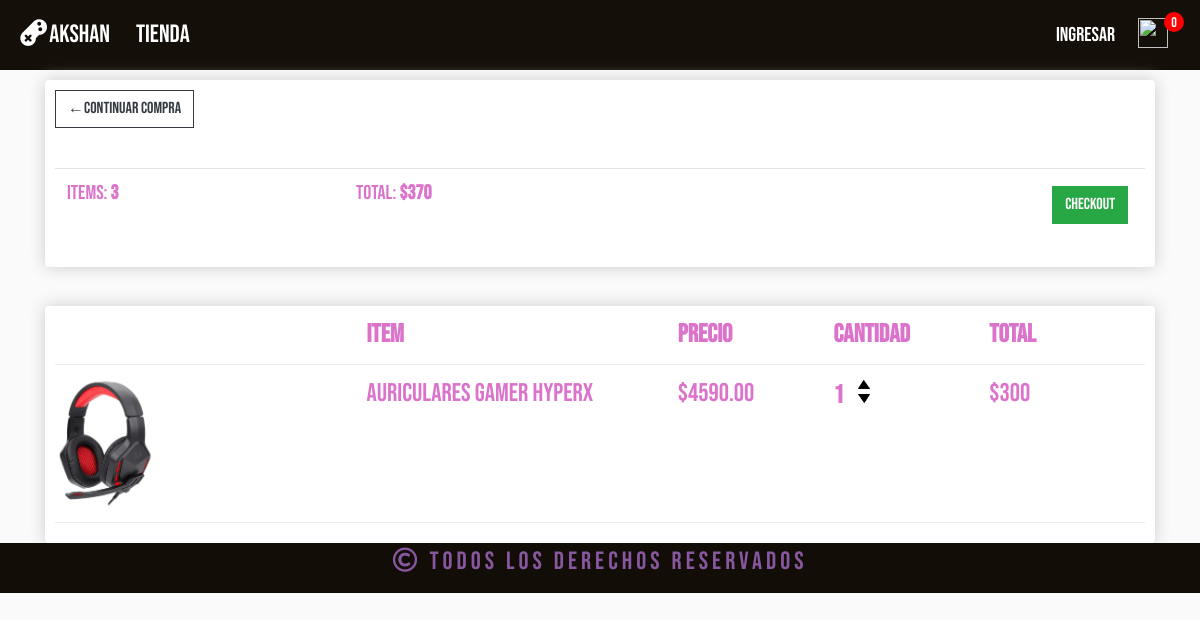
The app's page /cart/ (signed in) with its own data.
### store/models.py (models this page shows, shortened)
class OrderItem(models.Model):
    product = models.ForeignKey(Product, on_delete=models.SET_NULL, blank=True, null=True)
    order = models.ForeignKey(Order, on_delete=models.SET_NULL, blank=True, null=True)
    quantity = models.IntegerField(default=0, null=True, blank=True)
    date_added = models.DateTimeField(auto_now_add=True)

class Product(models.Model):
    name = models.CharField(max_length=200, null=True)
    price = models.FloatField()
    digital = models.BooleanField(default=True, null=True, blank=False)
    image = models.ImageField(null=True, blank=True)
    @property
    def imageURL(self):
        try:
            url = self.image.url
        except:
            url = ''
        return url

### store/views.py (the view)
# urls.py: path('cart/', views.cart, name="cart"),
def cart(request):
    if request.user.is_authenticated:
        customer = request.user.customer
        order, created = Order.objects.get_or_create(customer=customer, complete=False)
        items = order.orderitem_set.all()
    else:
        items = []
    context = {'items':items}
    return render(request, 'store/cart.html', context)

### store/templates/store/cart.html (shortened to what this page needs)
{% extends 'store/main.html' %}
{% load static %}
{% block content %}
        <div class="row">
            <div class="col-lg-12">
                <div class="box-element">
                    <a class="btn btn-outline-dark" href="{% url 'store' %}">&#x2190;Continuar Compra</a>
                <br>
                <br>
                <table class="table">
                    <tr>
                        <th><h5>Items: <strong>3</strong></h5></th>
                        <th><h5>Total: <strong>$370</strong></h5></th>
                        <th>
                            <a style="float:right;margin:5px;" class="btn btn-success" href="{% url 'checkout' %}">Checkout</a>
                        </th>
                    </tr>
                </table>
            </div>
                <br>
                <div class="box-element">
                    <div class="cart-row">
                        <div style="flex: 2;"></div>
                        <div style="flex:2;"><strong>Item</strong></div>
                        <div style="flex:1;"><strong>Precio</strong></div>
                        <div style="flex:1;"><strong>Cantidad</strong></div>
                        <div style="flex:1;"><strong>Total</strong></div>
                    </div>
                    {% for item in items%}
                    <div class="cart-row">
                        <div style="flex: 2;"><img class="row-image" src="{{item.product.imageURL}}"></div>
                        <div style="flex:2;">{{item.product.name}}</div>
                        <div style="flex:1;">${{item.product.price | floatformat:2}}</div>
                        <div style="flex:1;">
                            <p class="quantity">{{item.quantity}}</p>
                            <div class="quantity">
                                <img class="chg-quantity" src="{% static 'images/arrow-up.png'%}">
                                <img class="chg-quantity"  src="{% static 'images/arrow-down.png'%}">
                            </div>
                        </div>
                        <div style="flex:1;">$300</div>
                    </div>
                    {% endfor %}
                </div>
            </div>
        </div>
{% endblock content %}

### static/css/main.css (style rules this page uses)
body { background-color: hsl(0, 0%, 98%); color: #dc73cb; box-sizing: border-box; font-size: 1.6rem; font-family: 'Bebas Neue', cursive; height: 100vh; margin: 0; }
h1,h2,h3,h4,h5,h6 { color:#dc73cb; }
.box-element { box-shadow:hsl(0, 0%, 80%) 0 0 16px; background-color: #fff; border-radius: 4px; padding: 10px; }
.col-lg-4, .col-lg-6, .col-lg-8, .col-lg-12 { margin-top: 10px; }
.btn { border-radius: 0; }
.row-image { width: 100px; }
.cart-row { display: flex; align-items: flex-stretch; padding-bottom: 10px; margin-bottom: 10px; border-bottom: 1px solid #ececec; }
.quantity { display: inline-block; font-weight: 700; padding-right:10px; }
.chg-quantity { width: 12px; cursor: pointer; display: block; margin-top: 5px; transition:.1s; }

### records on screen
OrderItem: product.imageURL (picture), product.name "Auriculares Gamer HyperX", product.price "4590.00", quantity "1"
